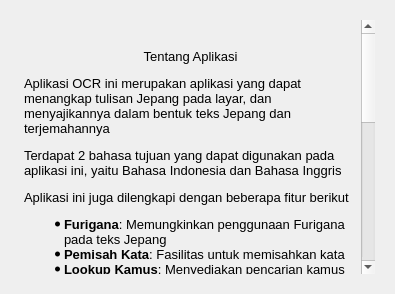
<?xml version="1.0" encoding="UTF-8"?>
<ui version="4.0">
 <class>Form</class>
 <widget class="QWidget" name="Form">
  <property name="geometry">
   <rect>
    <x>0</x>
    <y>0</y>
    <width>395</width>
    <height>294</height>
   </rect>
  </property>
  <property name="windowTitle">
   <string>Form</string>
  </property>
  <property name="styleSheet">
   <string notr="true">.QTextBrowser{
background-color: rgba(0,0,0,0);
border: none;
margin: 0;
}</string>
  </property>
  <layout class="QVBoxLayout" name="verticalLayout">
   <item>
    <widget class="QWidget" name="widget" native="true">
     <layout class="QVBoxLayout" name="verticalLayout_2">
      <property name="spacing">
       <number>0</number>
      </property>
      <property name="leftMargin">
       <number>0</number>
      </property>
      <property name="topMargin">
       <number>0</number>
      </property>
      <property name="rightMargin">
       <number>0</number>
      </property>
      <property name="bottomMargin">
       <number>0</number>
      </property>
      <item>
       <widget class="QWidget" name="widget_2" native="true">
        <layout class="QVBoxLayout" name="verticalLayout_4">
         <item>
          <widget class="QTextBrowser" name="textBrowser">
           <property name="html">
            <string>&lt;!DOCTYPE HTML PUBLIC &quot;-//W3C//DTD HTML 4.0//EN&quot; &quot;http://www.w3.org/TR/REC-html40/strict.dtd&quot;&gt;
&lt;html&gt;&lt;head&gt;&lt;meta name=&quot;qrichtext&quot; content=&quot;1&quot; /&gt;&lt;style type=&quot;text/css&quot;&gt;
p, li { white-space: pre-wrap; }
&lt;/style&gt;&lt;/head&gt;&lt;body style=&quot; font-family:'MS Shell Dlg 2'; font-size:8.25pt; font-weight:400; font-style:normal;&quot;&gt;
&lt;p style=&quot;-qt-paragraph-type:empty; margin-top:0px; margin-bottom:0px; margin-left:0px; margin-right:0px; -qt-block-indent:0; text-indent:0px;&quot;&gt;&lt;br /&gt;&lt;/p&gt;
&lt;p align=&quot;center&quot; style=&quot; margin-top:12px; margin-bottom:12px; margin-left:0px; margin-right:0px; -qt-block-indent:0; text-indent:0px;&quot;&gt;&lt;span style=&quot; font-size:10pt;&quot;&gt;Tentang Aplikasi&lt;/span&gt;&lt;/p&gt;
&lt;p style=&quot; margin-top:12px; margin-bottom:12px; margin-left:0px; margin-right:0px; -qt-block-indent:0; text-indent:0px;&quot;&gt;&lt;span style=&quot; font-size:10pt;&quot;&gt;Aplikasi OCR ini merupakan aplikasi yang dapat menangkap tulisan Jepang pada layar, dan menyajikannya dalam bentuk teks Jepang dan terjemahannya&lt;/span&gt;&lt;/p&gt;
&lt;p style=&quot; margin-top:12px; margin-bottom:12px; margin-left:0px; margin-right:0px; -qt-block-indent:0; text-indent:0px;&quot;&gt;&lt;span style=&quot; font-size:10pt;&quot;&gt;Terdapat 2 bahasa tujuan yang dapat digunakan pada aplikasi ini, yaitu Bahasa Indonesia dan Bahasa Inggris&lt;/span&gt;&lt;/p&gt;
&lt;p style=&quot; margin-top:12px; margin-bottom:12px; margin-left:0px; margin-right:0px; -qt-block-indent:0; text-indent:0px;&quot;&gt;&lt;span style=&quot; font-size:10pt;&quot;&gt;Aplikasi ini juga dilengkapi dengan beberapa fitur berikut&lt;/span&gt;&lt;/p&gt;
&lt;ul style=&quot;margin-top: 0px; margin-bottom: 0px; margin-left: 0px; margin-right: 0px; -qt-list-indent: 1;&quot;&gt;&lt;li style=&quot; font-size:10pt;&quot; style=&quot; margin-top:12px; margin-bottom:0px; margin-left:0px; margin-right:0px; -qt-block-indent:0; text-indent:0px;&quot;&gt;&lt;span style=&quot; font-weight:600;&quot;&gt;Furigana&lt;/span&gt;: Memungkinkan penggunaan Furigana pada teks Jepang  &lt;/li&gt;
&lt;li style=&quot; font-size:10pt;&quot; style=&quot; margin-top:0px; margin-bottom:0px; margin-left:0px; margin-right:0px; -qt-block-indent:0; text-indent:0px;&quot;&gt;&lt;span style=&quot; font-weight:600;&quot;&gt;Pemisah Kata&lt;/span&gt;: Fasilitas untuk memisahkan kata  &lt;/li&gt;
&lt;li style=&quot; font-size:10pt;&quot; style=&quot; margin-top:0px; margin-bottom:0px; margin-left:0px; margin-right:0px; -qt-block-indent:0; text-indent:0px;&quot;&gt;&lt;span style=&quot; font-weight:600;&quot;&gt;Lookup Kamus&lt;/span&gt;: Menyediakan pencarian kamus berdasarkan kata yang telah dipisah  &lt;/li&gt;
&lt;li style=&quot; font-size:10pt;&quot; style=&quot; margin-top:0px; margin-bottom:12px; margin-left:0px; margin-right:0px; -qt-block-indent:0; text-indent:0px;&quot;&gt;&lt;span style=&quot; font-weight:600;&quot;&gt;Bookmark&lt;/span&gt;: Menyimpan informasi kamus dari kata yang pernah dilihat sebelumnya&lt;/li&gt;&lt;/ul&gt;
&lt;p style=&quot; margin-top:12px; margin-bottom:12px; margin-left:0px; margin-right:0px; -qt-block-indent:0; text-indent:0px;&quot;&gt;&lt;span style=&quot; font-size:10pt;&quot;&gt;Berikut petunjuk penggunaan aplikasi jika kurang dimengerti:&lt;/span&gt;&lt;/p&gt;
&lt;ol style=&quot;margin-top: 0px; margin-bottom: 0px; margin-left: 0px; margin-right: 0px; -qt-list-indent: 1;&quot;&gt;&lt;li style=&quot; font-size:10pt;&quot; style=&quot; margin-top:12px; margin-bottom:0px; margin-left:0px; margin-right:0px; -qt-block-indent:0; text-indent:0px;&quot;&gt;Masuk ke halaman &lt;span style=&quot; font-weight:600;&quot;&gt;'Translate'&lt;/span&gt; pada halaman utama  &lt;/li&gt;
&lt;li style=&quot; font-size:10pt;&quot; style=&quot; margin-top:0px; margin-bottom:0px; margin-left:0px; margin-right:0px; -qt-block-indent:0; text-indent:0px;&quot;&gt;Pilih bahasa tujuan  &lt;/li&gt;
&lt;li style=&quot; font-size:10pt;&quot; style=&quot; margin-top:0px; margin-bottom:0px; margin-left:0px; margin-right:0px; -qt-block-indent:0; text-indent:0px;&quot;&gt;Tekan tombol &lt;span style=&quot; font-weight:600;&quot;&gt;'Mulai'.&lt;/span&gt; (aplikasi akan memunculkan 2 layar untuk melakukan &lt;span style=&quot; text-decoration: underline;&quot;&gt;screenshot&lt;/span&gt;, dan untuk &lt;span style=&quot; text-decoration: underline;&quot;&gt;melihat teks&lt;/span&gt; Jepang dan terjemahan dari kata yang discreenshot)  &lt;/li&gt;
&lt;li style=&quot; font-size:10pt;&quot; style=&quot; margin-top:0px; margin-bottom:0px; margin-left:0px; margin-right:0px; -qt-block-indent:0; text-indent:0px;&quot;&gt;Arahkan &lt;span style=&quot; text-decoration: underline;&quot;&gt;layar screenshot&lt;/span&gt; pada teks Jepang di layar anda  &lt;/li&gt;
&lt;li style=&quot; font-size:10pt;&quot; style=&quot; margin-top:0px; margin-bottom:0px; margin-left:0px; margin-right:0px; -qt-block-indent:0; text-indent:0px;&quot;&gt;Tekan tombol &lt;span style=&quot; font-weight:600;&quot;&gt;'screenshot' &lt;/span&gt; &lt;/li&gt;
&lt;li style=&quot; font-size:10pt;&quot; style=&quot; margin-top:0px; margin-bottom:0px; margin-left:0px; margin-right:0px; -qt-block-indent:0; text-indent:0px;&quot;&gt;Teks Jepang dan terjemahannya akan muncul pada &lt;span style=&quot; text-decoration: underline;&quot;&gt;layar Teks&lt;/span&gt;, dan anda dapat menekan salah satu kata pada teks Jepang untuk menggunakan fitur &lt;span style=&quot; font-weight:600;&quot;&gt;'Lookup Kamus'&lt;/span&gt;  &lt;/li&gt;
&lt;li style=&quot; font-size:10pt;&quot; style=&quot; margin-top:0px; margin-bottom:0px; margin-left:0px; margin-right:0px; -qt-block-indent:0; text-indent:0px;&quot;&gt;Anda juga dapat menambahkan &lt;span style=&quot; font-weight:600;&quot;&gt;Bookmark&lt;/span&gt; pada tampilan &lt;span style=&quot; font-weight:600;&quot;&gt;'Lookup Kamus'&lt;/span&gt; dengan menekan kotak di ujung atas kanan  &lt;/li&gt;
&lt;li style=&quot; font-size:10pt;&quot; style=&quot; margin-top:0px; margin-bottom:12px; margin-left:0px; margin-right:0px; -qt-block-indent:0; text-indent:0px;&quot;&gt;Hasil bookmark dapat dilihat melalui &lt;span style=&quot; text-decoration: underline;&quot;&gt;Halaman Utama&lt;/span&gt; &amp;gt; &lt;span style=&quot; text-decoration: underline;&quot;&gt;Bookmark&lt;/span&gt;&lt;/li&gt;&lt;/ol&gt;&lt;/body&gt;&lt;/html&gt;</string>
           </property>
          </widget>
         </item>
        </layout>
       </widget>
      </item>
     </layout>
    </widget>
   </item>
  </layout>
 </widget>
 <resources/>
 <connections/>
</ui>
